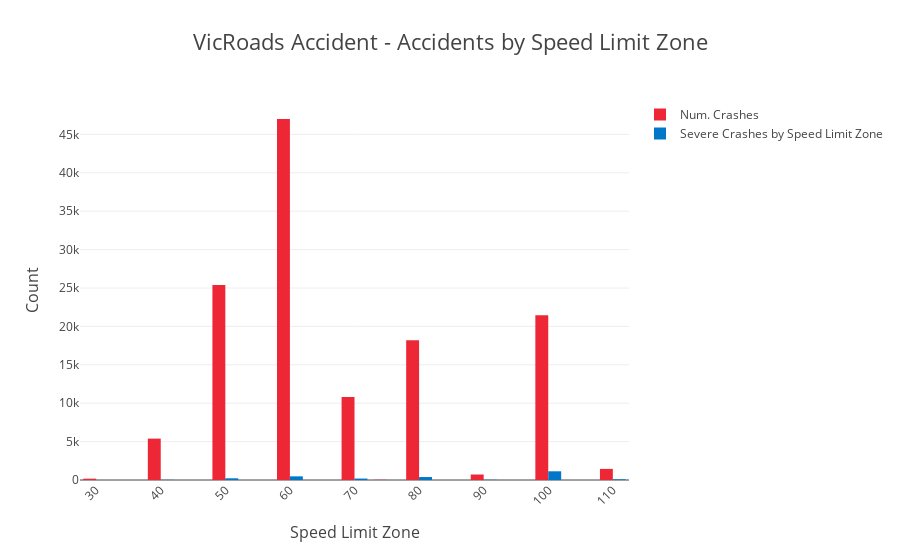

The code cell stored with this chart in its notebook:
### Markdown cell above
## The vast majority of crashes are not lethal, but lethality increases with the posted speed limit

* You can see below that more lethal crashes happen in 100 zones than 60 zones, even though there are less than hlaf as many accidents
* This is presumably because more accients happen at higher speeds in higher limit zone
* This is also likely a proxy for higher speed limits representing country roads

### Code cell
py.iplot(figure3, filename='figure3')
#pyonline.image.ishow(figure3, width=1500, height=750)

### Figure 1 — Plotly figure (JSON) as saved in the notebook; plotly's stock layout.template omitted (floating-point values rounded to 4 significant figures)
{"data": [{"marker": {"color": "#ee2737"}, "name": "Num. Crashes", "type": "bar", "x": [30, 40, 50, 60, 70, 75, 80, 90, 100, 110], "y": [170, 5388, 25395, 47005, 10801, 28, 18206, 716, 21454, 1445]}, {"marker": {"color": "#0077c8"}, "name": "Severe Crashes by Speed Limit Zone", "type": "bar", "x": [30, 40, 50, 60, 70, 75, 80, 90, 100, 110], "y": [1, 24, 222, 475, 188, 1, 385, 27, 1131, 90]}], "layout": {"title": "VicRoads Accident - Accidents by Speed Limit Zone", "titlefont": {"family": "Open Sans", "size": 22}, "xaxis": {"dtick": 10, "tickangle": -45, "title": "Speed Limit Zone", "titlefont": {"family": "Open Sans", "size": 16}}, "yaxis": {"title": "Count", "titlefont": {"family": "Open Sans", "size": 16}}}}
